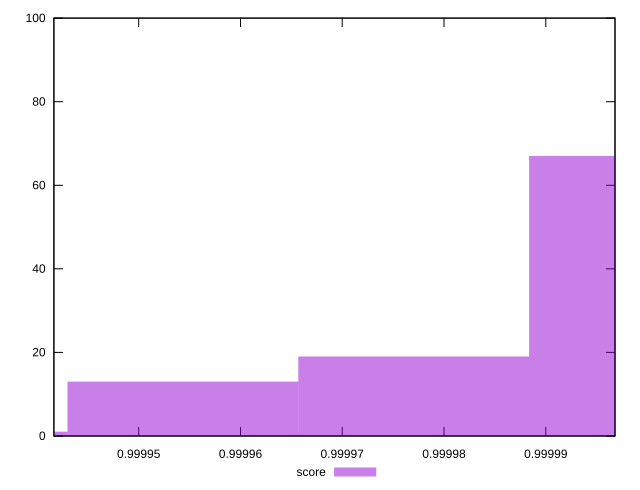

Here is the gnuplot script that generated this plot:
reset

$score <<EOF
0.9999996931163632 67
0.9999543488538599 13
0.9999770209851115 19
0.9999316767226083 1
EOF

set key outside below
set boxwidth 0.000022672131251646296
set xrange [0.9999416738899494:0.9999967944940666]
set yrange [0:100]
set style fill transparent solid 0.5 noborder
set terminal svg size 640, 490 enhanced background rgb 'white'
set output "report_00007_2020-12-11T15:55:29.892Z/max-potential-fid/samples/pages+cached+noadtech/score/histogram.svg"

plot $score title "score" with boxes

reset
